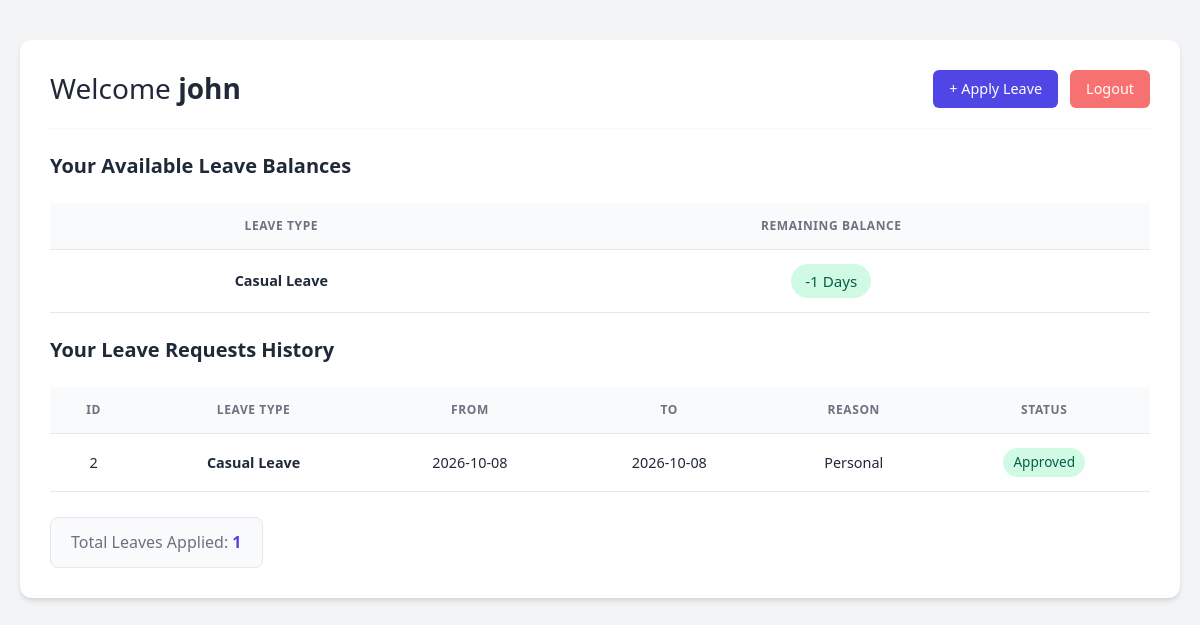
The page /user_dashboard (signed in) on the database its author committed.
### app.py (models this page shows)
class LeaveLedger(db.Model):
    id = db.Column(db.Integer, primary_key=True)
    username = db.Column(db.String(100))
    leave_type = db.Column(db.String(50))
    days = db.Column(db.Integer)
    transaction_type = db.Column(db.String(20))

class Leave(db.Model):
    id = db.Column(db.Integer, primary_key=True)
    username = db.Column(db.String(50))
    from_date = db.Column(db.String(20))
    to_date = db.Column(db.String(20))
    reason = db.Column(db.String(200))
    leave_type = db.Column(db.String(50))
    status = db.Column(db.String(20), default="Pending")

### app.py (the view)
@app.route('/user_dashboard')
def user_dashboard():
    if 'username' not in session:
        return redirect('/login')
    username = session['username']
    total_leaves = Leave.query.filter_by(username=username).count()
    leaves = Leave.query.filter_by(username=username).all()
    ledger_entries = LeaveLedger.query.filter_by(username=username).all()
    leave_balances = {}
    for entry in ledger_entries:
        if entry.leave_type not in leave_balances:
            leave_balances[entry.leave_type] = 0
        if entry.transaction_type == "Credit":
            leave_balances[entry.leave_type] += entry.days
        elif entry.transaction_type == "Debit":
            leave_balances[entry.leave_type] -= entry.days
    return render_template(
        'user_dashboard.html',
        username=username,
        leaves=leaves,
        total_leaves=total_leaves,
        leave_balances=leave_balances
    )

### templates/user_dashboard.html (shortened to what this page needs)
<!DOCTYPE html>
<html lang="en">
<head>
    <link href="https://cdn.jsdelivr.net/npm/bootstrap@5.3.3/dist/css/bootstrap.min.css" rel="stylesheet">
</head>
<body>
<div class="container">
    <div class="header-section">
        <h2>Welcome <strong>{{ session['username'] }}</strong></h2>
        <div class="action-links">
            <a href="/apply_leave" class="btn-action">+ Apply Leave</a>
            <a href="/logout" class="logout-btn">Logout</a>
        </div>
    </div>
    <hr>
    <h3>Your Available Leave Balances</h3>
    <div class="table-responsive">
        <table>
            <thead>
                <tr>
                    <th>Leave Type</th>
                    <th>Remaining Balance</th>
                </tr>
            </thead>
            <tbody>
                {% for leave_type, days in leave_balances.items() %}
                <tr>
                    <td><strong>{{ leave_type }}</strong></td>
                    <td>
                        <span class="status-badge status-approved" style="font-size: 0.95rem; padding: 6px 14px;">
                            {{ days }} Days
                        </span>
                    </td>
                </tr>
                {% endfor %}
            </tbody>
        </table>
    </div>
    <h3>Your Leave Requests History</h3>
    <div class="table-responsive">
        <table>
            <thead>
                <tr>
                    <th>ID</th>
                    <th>Leave Type</th>
                    <th>From</th>
                    <th>To</th>
                    <th>Reason</th>
                    <th>Status</th>
                </tr>
            </thead>
            <tbody>
                {% for leave in leaves %}
                <tr>
                    <td>{{ leave.id }}</td>
                    <td><strong>{{ leave.leave_type }}</strong></td>
                    <td>{{ leave.from_date }}</td>
                    <td>{{ leave.to_date }}</td>
                    <td>{{ leave.reason }}</td>
                    <td>
                        {% if leave.status == "Pending" %}
                            <span class="status-badge status-pending">{{ leave.status }}</span>
                        {% elif leave.status == "Approved" %}
                            <span class="status-badge status-approved">{{ leave.status }}</span>
                        {% else %}
                            <span class="status-badge status-rejected">{{ leave.status }}</span>
                        {% endif %}
                    </td>
                </tr>
                {% endfor %}
            </tbody>
        </table>
    </div>
    <div class="summary-card">
        <h3>Total Leaves Applied: <span>{{ total_leaves }}</span></h3>
    </div>
</div>
</body>
</html>

### templates/user_dashboard.html (style rules this page uses)
:root { --primary: #4f46e5; --primary-hover: #4338ca; --bg-color: #f3f4f6; --card-bg: #ffffff; --text-main: #1f2937; --text-muted: #6b7280; --border-color: #e5e7eb; --danger: #ef4444; --danger-hover: #dc2626; --success: #10b981; }
body { font-family: 'Segoe UI', system-ui, -apple-system, sans-serif; background-color: var(--bg-color); color: var(--text-main); margin: 0; padding: 40px 20px; }
.container { max-width: 1200px; margin: 0 auto; background: var(--card-bg); padding: 30px; border-radius: 12px; box-shadow: 0 4px 6px -1px rgba(0, 0, 0, 0.1), 0 2px 4px -1px rgba(0, 0, 0, 0.06); }
.header-section { display: flex; justify-content: space-between; align-items: center; margin-bottom: 20px; flex-wrap: wrap; gap: 15px; }
h2 { margin: 0; color: var(--text-main); font-size: 1.75rem; }
.action-links { display: flex; gap: 12px; align-items: center; }
.btn-action { background-color: var(--primary); color: white; padding: 8px 16px; text-decoration: none; border-radius: 6px; font-weight: 500; font-size: 0.9rem; transition: background 0.2s ease; }
.logout-btn { background-color: #f87171; color: white; padding: 8px 16px; text-decoration: none; border-radius: 6px; font-weight: 500; font-size: 0.9rem; transition: background 0.2s ease; }
hr { border: 0; height: 1px; background: var(--border-color); margin: 20px 0; }
h3 { color: var(--text-main); font-size: 1.25rem; font-weight: 600; margin-bottom: 15px; margin-top: 25px; }
.table-responsive { overflow-x: auto; }
table { width: 100%; border-collapse: collapse; text-align: left; margin-top: 10px; }
th, td { padding: 14px 16px; border-bottom: 1px solid var(--border-color); text-align: center; }
th { background-color: #f9fafb; color: var(--text-muted); font-weight: 600; text-transform: uppercase; font-size: 0.75rem; letter-spacing: 0.05em; }
td { font-size: 0.9rem; }
tbody tr { transition: background-color 0.15s ease; }
.status-badge { display: inline-block; padding: 4px 10px; border-radius: 20px; font-size: 0.85rem; font-weight: 500; }
.status-approved { background-color: #d1fae5; color: #065f46; }
.summary-card { margin-top: 25px; background-color: #f9fafb; border: 1px solid var(--border-color); padding: 15px 20px; border-radius: 8px; display: inline-block; }
.summary-card h3 { margin: 0; font-size: 1rem; color: var(--text-muted); font-weight: 500; }
.summary-card span { color: var(--primary); font-weight: 700; }

### rows shown on the page
LeaveLedger: leave_type "Casual Leave", days "-1"
Leave: id "2", leave_type "Casual Leave", from_date "2026-10-08", to_date "2026-10-08", reason "Personal", status "Approved"

### other values the page prints
{{ session['username'] }} "john"
{{ total_leaves }} "1"
